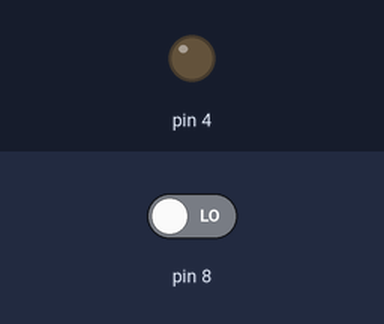
Simulated run of this sketch. Board: Arduino Uno, built with avr-gcc and run on an emulated ATmega328P. Parts: output pins drawn as LEDs (lit = HIGH). The test bench sets the inputs (shaded band); at power-on: pin 8 LOW.

Above: at 0.8 s.
0.9 s: pin 8 driven HIGH
At 1.5 s:
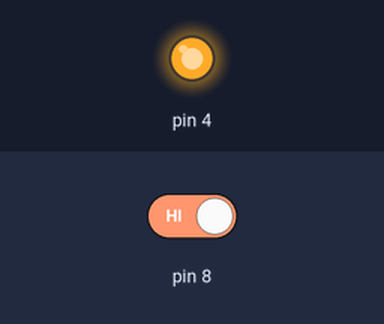
2.4 s: pin 8 driven LOW
At 2.7 s:
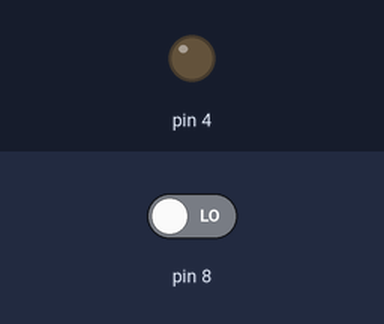
Timing chart, 0 to 5.4 s (numbered marks = the images above; inputs shaded):
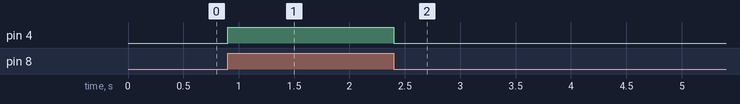

Measured:
- after the input at 0.9 s, pin 4: LOW → HIGH at once
- after the input at 2.4 s, pin 4: HIGH → LOW at once

The sketch:

readpushbutt.ino
```cpp
#include <avr/io.h>
#include <util/delay.h>


int main(void) //main starts
{
  DDRD = DDRD | ( 1<<4) ; //Make pin 4 of port D as a output
  DDRB = DDRB & ~(1<<0) ; // Make pin 5 of port B as a input
  while (1) //initialize while loop
  {
    if(PINB & (1<<0) ) //if PIN5 of port B is high
    {
      PORTD = PORTD | ( 1<<4) ; //PIN4 of port D is high
    }
    else //otherwise
    {
      PORTD = PORTD &  ~( 1<<4) ; //PIN4 of port D will remain low
    }
  }
}
```
